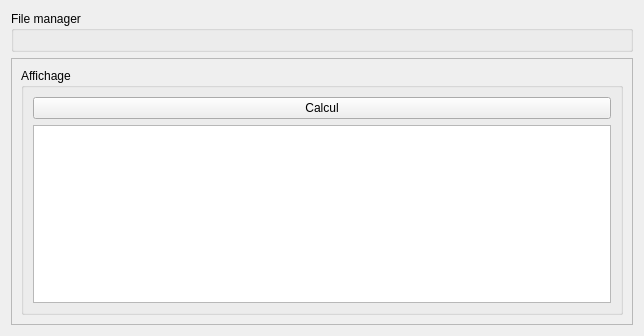
<?xml version="1.0" encoding="UTF-8"?>
<ui version="4.0">
 <class>Form</class>
 <widget class="QWidget" name="Form">
  <property name="geometry">
   <rect>
    <x>0</x>
    <y>0</y>
    <width>644</width>
    <height>336</height>
   </rect>
  </property>
  <property name="windowTitle">
   <string>Form</string>
  </property>
  <layout class="QVBoxLayout" name="verticalLayout">
   <item>
    <widget class="QGroupBox" name="groupBox_filemanager">
     <property name="title">
      <string>File manager</string>
     </property>
     <layout class="QVBoxLayout" name="verticalLayout_2"/>
    </widget>
   </item>
   <item>
    <widget class="QFrame" name="frame">
     <property name="frameShape">
      <enum>QFrame::StyledPanel</enum>
     </property>
     <property name="frameShadow">
      <enum>QFrame::Raised</enum>
     </property>
     <layout class="QGridLayout" name="gridLayout">
      <item row="0" column="0" colspan="2">
       <widget class="QGroupBox" name="groupBox_2">
        <property name="title">
         <string>Affichage</string>
        </property>
        <layout class="QGridLayout" name="gridLayout_3">
         <item row="0" column="0">
          <widget class="QPushButton" name="pushButton_calcul">
           <property name="text">
            <string>Calcul</string>
           </property>
          </widget>
         </item>
         <item row="1" column="0">
          <widget class="QTableWidget" name="twResult"/>
         </item>
        </layout>
       </widget>
      </item>
     </layout>
    </widget>
   </item>
  </layout>
 </widget>
 <resources/>
 <connections/>
</ui>
